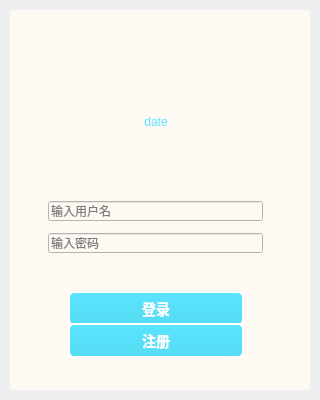
<?xml version="1.0" encoding="UTF-8"?>
<ui version="4.0">
 <class>logindialog</class>
 <widget class="QDialog" name="logindialog">
  <property name="geometry">
   <rect>
    <x>0</x>
    <y>0</y>
    <width>320</width>
    <height>400</height>
   </rect>
  </property>
  <property name="minimumSize">
   <size>
    <width>320</width>
    <height>400</height>
   </size>
  </property>
  <property name="maximumSize">
   <size>
    <width>300</width>
    <height>380</height>
   </size>
  </property>
  <property name="windowTitle">
   <string>logindialog</string>
  </property>
  <property name="styleSheet">
   <string notr="true"/>
  </property>
  <layout class="QGridLayout" name="gridLayout">
   <property name="leftMargin">
    <number>0</number>
   </property>
   <property name="topMargin">
    <number>0</number>
   </property>
   <property name="rightMargin">
    <number>0</number>
   </property>
   <property name="bottomMargin">
    <number>0</number>
   </property>
   <item row="0" column="0">
    <widget class="QWidget" name="widget" native="true">
     <property name="minimumSize">
      <size>
       <width>300</width>
       <height>380</height>
      </size>
     </property>
     <property name="maximumSize">
      <size>
       <width>300</width>
       <height>380</height>
      </size>
     </property>
     <property name="styleSheet">
      <string notr="true">background-color: rgb(255, 249, 244);</string>
     </property>
     <widget class="Title" name="wtitle" native="true">
      <property name="geometry">
       <rect>
        <x>0</x>
        <y>0</y>
        <width>300</width>
        <height>32</height>
       </rect>
      </property>
      <property name="minimumSize">
       <size>
        <width>300</width>
        <height>32</height>
       </size>
      </property>
      <property name="maximumSize">
       <size>
        <width>300</width>
        <height>32</height>
       </size>
      </property>
      <property name="styleSheet">
       <string notr="true">QPushbutton:hover{ 
	background-color: rgb(255, 0, 0);
}</string>
      </property>
     </widget>
     <widget class="QWidget" name="layoutWidget">
      <property name="geometry">
       <rect>
        <x>0</x>
        <y>60</y>
        <width>291</width>
        <height>84</height>
       </rect>
      </property>
      <layout class="QHBoxLayout" name="horizontalLayout" stretch="1,0,1">
       <item>
        <spacer name="horizontalSpacer">
         <property name="orientation">
          <enum>Qt::Horizontal</enum>
         </property>
         <property name="sizeHint" stdset="0">
          <size>
           <width>25</width>
           <height>20</height>
          </size>
         </property>
        </spacer>
       </item>
       <item>
        <widget class="QLabel" name="label_date">
         <property name="sizePolicy">
          <sizepolicy hsizetype="Fixed" vsizetype="Fixed">
           <horstretch>0</horstretch>
           <verstretch>0</verstretch>
          </sizepolicy>
         </property>
         <property name="minimumSize">
          <size>
           <width>200</width>
           <height>82</height>
          </size>
         </property>
         <property name="maximumSize">
          <size>
           <width>200</width>
           <height>82</height>
          </size>
         </property>
         <property name="styleSheet">
          <string notr="true">color: rgb(90, 228, 255);
font: italic 28pt &quot;Comic Sans MS&quot;;
</string>
         </property>
         <property name="text">
          <string>date</string>
         </property>
         <property name="textFormat">
          <enum>Qt::AutoText</enum>
         </property>
         <property name="alignment">
          <set>Qt::AlignCenter</set>
         </property>
        </widget>
       </item>
       <item>
        <spacer name="horizontalSpacer_2">
         <property name="orientation">
          <enum>Qt::Horizontal</enum>
         </property>
         <property name="sizeHint" stdset="0">
          <size>
           <width>25</width>
           <height>20</height>
          </size>
         </property>
        </spacer>
       </item>
      </layout>
     </widget>
     <widget class="QWidget" name="layoutWidget">
      <property name="geometry">
       <rect>
        <x>0</x>
        <y>180</y>
        <width>291</width>
        <height>70</height>
       </rect>
      </property>
      <layout class="QHBoxLayout" name="horizontalLayout_5" stretch="1,9,1">
       <item>
        <spacer name="horizontalSpacer_5">
         <property name="orientation">
          <enum>Qt::Horizontal</enum>
         </property>
         <property name="sizeHint" stdset="0">
          <size>
           <width>40</width>
           <height>20</height>
          </size>
         </property>
        </spacer>
       </item>
       <item>
        <layout class="QVBoxLayout" name="verticalLayout_2" stretch="0,0,0">
         <item>
          <layout class="QHBoxLayout" name="horizontalLayout_3" stretch="8">
           <item>
            <widget class="QLineEdit" name="lineEdit_account">
             <property name="minimumSize">
              <size>
               <width>215</width>
               <height>20</height>
              </size>
             </property>
             <property name="maximumSize">
              <size>
               <width>215</width>
               <height>20</height>
              </size>
             </property>
             <property name="placeholderText">
              <string>输入用户名</string>
             </property>
            </widget>
           </item>
          </layout>
         </item>
         <item>
          <spacer name="verticalSpacer">
           <property name="orientation">
            <enum>Qt::Vertical</enum>
           </property>
           <property name="sizeType">
            <enum>QSizePolicy::Fixed</enum>
           </property>
           <property name="sizeHint" stdset="0">
            <size>
             <width>10</width>
             <height>10</height>
            </size>
           </property>
          </spacer>
         </item>
         <item>
          <layout class="QHBoxLayout" name="horizontalLayout_2" stretch="8">
           <item>
            <widget class="QLineEdit" name="lineEdit_password">
             <property name="minimumSize">
              <size>
               <width>215</width>
               <height>20</height>
              </size>
             </property>
             <property name="maximumSize">
              <size>
               <width>215</width>
               <height>20</height>
              </size>
             </property>
             <property name="echoMode">
              <enum>QLineEdit::Password</enum>
             </property>
             <property name="placeholderText">
              <string>输入密码</string>
             </property>
            </widget>
           </item>
          </layout>
         </item>
        </layout>
       </item>
       <item>
        <spacer name="horizontalSpacer_6">
         <property name="orientation">
          <enum>Qt::Horizontal</enum>
         </property>
         <property name="sizeHint" stdset="0">
          <size>
           <width>40</width>
           <height>20</height>
          </size>
         </property>
        </spacer>
       </item>
      </layout>
     </widget>
     <widget class="QWidget" name="layoutWidget">
      <property name="geometry">
       <rect>
        <x>0</x>
        <y>270</y>
        <width>291</width>
        <height>80</height>
       </rect>
      </property>
      <layout class="QHBoxLayout" name="horizontalLayout_4" stretch="2,8,2">
       <item>
        <spacer name="horizontalSpacer_3">
         <property name="orientation">
          <enum>Qt::Horizontal</enum>
         </property>
         <property name="sizeHint" stdset="0">
          <size>
           <width>40</width>
           <height>20</height>
          </size>
         </property>
        </spacer>
       </item>
       <item>
        <layout class="QVBoxLayout" name="verticalLayout">
         <item>
          <widget class="QPushButton" name="btn_login">
           <property name="minimumSize">
            <size>
             <width>176</width>
             <height>35</height>
            </size>
           </property>
           <property name="maximumSize">
            <size>
             <width>176</width>
             <height>35</height>
            </size>
           </property>
           <property name="styleSheet">
            <string notr="true">QPushButton {
	color: rgb(255, 255, 255);
	font: bold 14px;
	border: 2px solid  rgb(255, 255, 255);
	border-color: rgb(255, 255, 255);
	background-color: rgb(90, 228, 255);    
    border-radius: 6px;
    background-color: qlineargradient(x1: 0, y1: 0, x2: 0, y2: 1, stop: 0 #5ae4ff, stop: 1 #56dcf3);
  }

  QPushButton:pressed {
      background-color: qlineargradient(x1: 0, y1: 0, x2: 0, y2: 1,stop: 0 #56dcf3, stop: 1 #5ae4ff);
  }


</string>
           </property>
           <property name="text">
            <string>登录</string>
           </property>
          </widget>
         </item>
         <item>
          <widget class="QPushButton" name="btn_register">
           <property name="minimumSize">
            <size>
             <width>176</width>
             <height>35</height>
            </size>
           </property>
           <property name="maximumSize">
            <size>
             <width>176</width>
             <height>35</height>
            </size>
           </property>
           <property name="styleSheet">
            <string notr="true">QPushButton {
	color: rgb(255, 255, 255);
	font: bold 14px;
	border-color: rgb(255, 255, 255);
	background-color: rgb(90, 228, 255);
    border: 2px solid  rgb(255, 255, 255);
    border-radius: 6px;
    background-color: qlineargradient(x1: 0, y1: 0, x2: 0, y2: 1, stop: 0 #5ae4ff, stop: 1 #56dcf3);
  }

  QPushButton:pressed {
      background-color: qlineargradient(x1: 0, y1: 0, x2: 0, y2: 1,stop: 0 #56dcf3, stop: 1 #5ae4ff);
  }
 
  
</string>
           </property>
           <property name="text">
            <string>注册</string>
           </property>
          </widget>
         </item>
        </layout>
       </item>
       <item>
        <spacer name="horizontalSpacer_4">
         <property name="orientation">
          <enum>Qt::Horizontal</enum>
         </property>
         <property name="sizeHint" stdset="0">
          <size>
           <width>40</width>
           <height>20</height>
          </size>
         </property>
        </spacer>
       </item>
      </layout>
     </widget>
    </widget>
   </item>
  </layout>
 </widget>
 <layoutdefault spacing="6" margin="11"/>
 <customwidgets>
  <customwidget>
   <class>Title</class>
   <extends>QWidget</extends>
   <header>title.h</header>
   <container>1</container>
  </customwidget>
 </customwidgets>
 <resources/>
 <connections/>
</ui>
